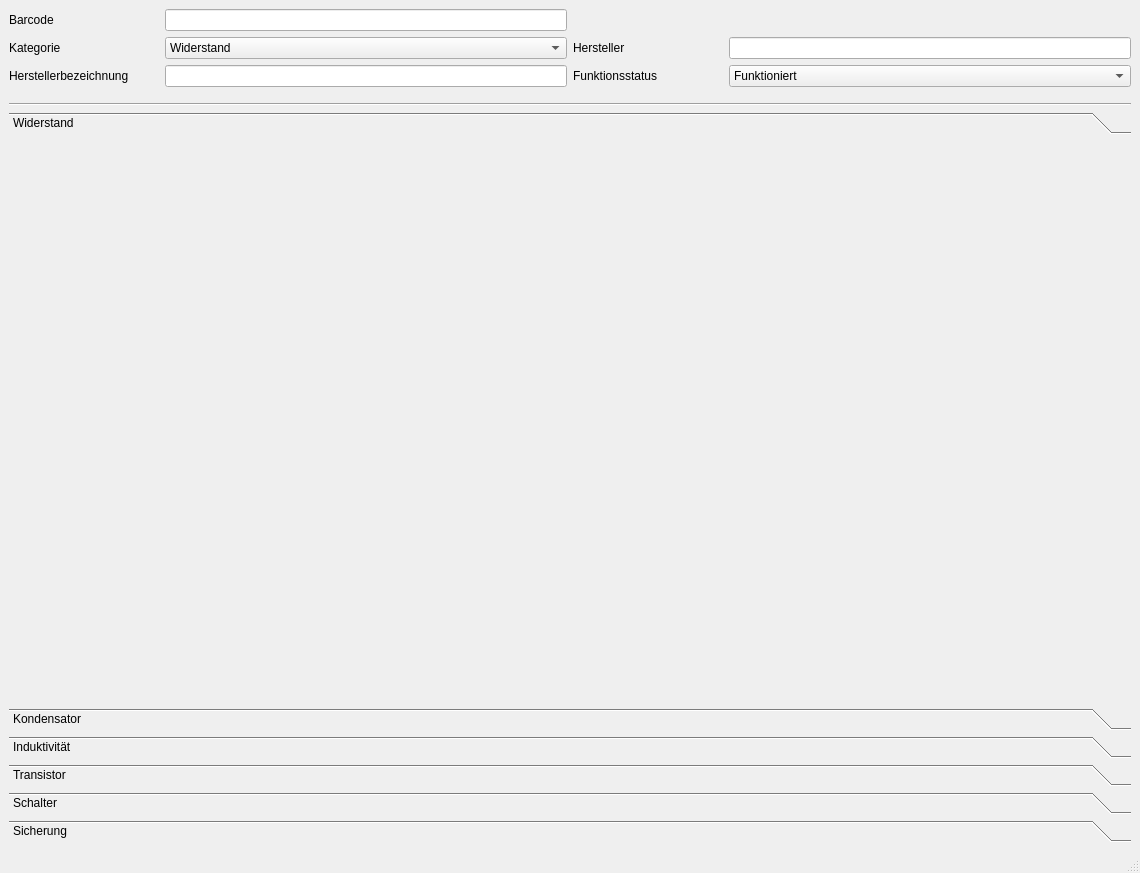
<?xml version="1.0" encoding="UTF-8"?>
<ui version="4.0">
 <class>MainWindow</class>
 <widget class="QMainWindow" name="MainWindow">
  <property name="geometry">
   <rect>
    <x>0</x>
    <y>0</y>
    <width>1140</width>
    <height>873</height>
   </rect>
  </property>
  <property name="windowTitle">
   <string>MainWindow</string>
  </property>
  <widget class="QWidget" name="centralwidget">
   <layout class="QGridLayout" name="gridLayout" columnstretch="0,0">
    <item row="2" column="1">
     <widget class="QToolBox" name="toolBox">
      <property name="currentIndex">
       <number>0</number>
      </property>
      <widget class="QWidget" name="resistor">
       <property name="geometry">
        <rect>
         <x>0</x>
         <y>0</y>
         <width>1116</width>
         <height>459</height>
        </rect>
       </property>
       <attribute name="label">
        <string>Widerstand</string>
       </attribute>
      </widget>
      <widget class="QWidget" name="capacitor">
       <property name="geometry">
        <rect>
         <x>0</x>
         <y>0</y>
         <width>1116</width>
         <height>459</height>
        </rect>
       </property>
       <attribute name="label">
        <string>Kondensator</string>
       </attribute>
      </widget>
      <widget class="QWidget" name="inductor">
       <property name="geometry">
        <rect>
         <x>0</x>
         <y>0</y>
         <width>1116</width>
         <height>459</height>
        </rect>
       </property>
       <attribute name="label">
        <string>Induktivität</string>
       </attribute>
      </widget>
      <widget class="QWidget" name="transistor">
       <property name="geometry">
        <rect>
         <x>0</x>
         <y>0</y>
         <width>1116</width>
         <height>459</height>
        </rect>
       </property>
       <attribute name="label">
        <string>Transistor</string>
       </attribute>
      </widget>
      <widget class="QWidget" name="switch_2">
       <property name="geometry">
        <rect>
         <x>0</x>
         <y>0</y>
         <width>1116</width>
         <height>459</height>
        </rect>
       </property>
       <attribute name="label">
        <string>Schalter</string>
       </attribute>
      </widget>
      <widget class="QWidget" name="fuse">
       <property name="geometry">
        <rect>
         <x>0</x>
         <y>0</y>
         <width>1116</width>
         <height>459</height>
        </rect>
       </property>
       <attribute name="label">
        <string>Sicherung</string>
       </attribute>
      </widget>
     </widget>
    </item>
    <item row="0" column="1">
     <layout class="QGridLayout" name="gridLayout_2">
      <property name="bottomMargin">
       <number>10</number>
      </property>
      <item row="0" column="0">
       <layout class="QFormLayout" name="formLayout_2">
        <property name="fieldGrowthPolicy">
         <enum>QFormLayout::FieldGrowthPolicy::ExpandingFieldsGrow</enum>
        </property>
        <property name="bottomMargin">
         <number>0</number>
        </property>
        <item row="0" column="0">
         <widget class="QLabel" name="label">
          <property name="sizePolicy">
           <sizepolicy hsizetype="Fixed" vsizetype="Preferred">
            <horstretch>0</horstretch>
            <verstretch>0</verstretch>
           </sizepolicy>
          </property>
          <property name="minimumSize">
           <size>
            <width>150</width>
            <height>0</height>
           </size>
          </property>
          <property name="text">
           <string>Barcode</string>
          </property>
          <property name="buddy">
           <cstring>label</cstring>
          </property>
         </widget>
        </item>
        <item row="0" column="1">
         <widget class="QLineEdit" name="barcode">
          <property name="sizePolicy">
           <sizepolicy hsizetype="MinimumExpanding" vsizetype="Fixed">
            <horstretch>0</horstretch>
            <verstretch>0</verstretch>
           </sizepolicy>
          </property>
         </widget>
        </item>
       </layout>
      </item>
      <item row="2" column="1">
       <layout class="QFormLayout" name="formLayout_6">
        <property name="fieldGrowthPolicy">
         <enum>QFormLayout::FieldGrowthPolicy::ExpandingFieldsGrow</enum>
        </property>
        <property name="bottomMargin">
         <number>0</number>
        </property>
        <item row="0" column="1">
         <widget class="QComboBox" name="status">
          <property name="sizePolicy">
           <sizepolicy hsizetype="MinimumExpanding" vsizetype="Fixed">
            <horstretch>0</horstretch>
            <verstretch>0</verstretch>
           </sizepolicy>
          </property>
          <item>
           <property name="text">
            <string comment="FUNC">Funktioniert</string>
           </property>
          </item>
          <item>
           <property name="text">
            <string comment="NOCALB">Unkalibriert</string>
           </property>
          </item>
          <item>
           <property name="text">
            <string comment="OK">Kalibriert</string>
           </property>
          </item>
          <item>
           <property name="text">
            <string comment="UNKWN">Unbekannt</string>
           </property>
          </item>
          <item>
           <property name="text">
            <string comment="DEF">Defekt</string>
           </property>
          </item>
          <item>
           <property name="text">
            <string comment="ARCHIVE">Archiviert</string>
           </property>
          </item>
         </widget>
        </item>
        <item row="0" column="0">
         <widget class="QLabel" name="label_5">
          <property name="sizePolicy">
           <sizepolicy hsizetype="Fixed" vsizetype="Preferred">
            <horstretch>0</horstretch>
            <verstretch>0</verstretch>
           </sizepolicy>
          </property>
          <property name="minimumSize">
           <size>
            <width>150</width>
            <height>0</height>
           </size>
          </property>
          <property name="text">
           <string>Funktionsstatus</string>
          </property>
         </widget>
        </item>
       </layout>
      </item>
      <item row="2" column="0">
       <layout class="QFormLayout" name="formLayout_5">
        <property name="fieldGrowthPolicy">
         <enum>QFormLayout::FieldGrowthPolicy::ExpandingFieldsGrow</enum>
        </property>
        <property name="bottomMargin">
         <number>0</number>
        </property>
        <item row="0" column="0">
         <widget class="QLabel" name="label_4">
          <property name="sizePolicy">
           <sizepolicy hsizetype="Fixed" vsizetype="Preferred">
            <horstretch>0</horstretch>
            <verstretch>0</verstretch>
           </sizepolicy>
          </property>
          <property name="minimumSize">
           <size>
            <width>150</width>
            <height>0</height>
           </size>
          </property>
          <property name="text">
           <string>&lt;html&gt;&lt;head/&gt;&lt;body&gt;&lt;p&gt;Herstellerbezeichnung&lt;/p&gt;&lt;/body&gt;&lt;/html&gt;</string>
          </property>
         </widget>
        </item>
        <item row="0" column="1">
         <widget class="QLineEdit" name="orig_name">
          <property name="sizePolicy">
           <sizepolicy hsizetype="MinimumExpanding" vsizetype="Minimum">
            <horstretch>0</horstretch>
            <verstretch>0</verstretch>
           </sizepolicy>
          </property>
         </widget>
        </item>
       </layout>
      </item>
      <item row="1" column="0">
       <layout class="QFormLayout" name="formLayout_3">
        <property name="fieldGrowthPolicy">
         <enum>QFormLayout::FieldGrowthPolicy::ExpandingFieldsGrow</enum>
        </property>
        <property name="bottomMargin">
         <number>0</number>
        </property>
        <item row="0" column="0">
         <widget class="QLabel" name="label_2">
          <property name="sizePolicy">
           <sizepolicy hsizetype="Fixed" vsizetype="Preferred">
            <horstretch>0</horstretch>
            <verstretch>0</verstretch>
           </sizepolicy>
          </property>
          <property name="minimumSize">
           <size>
            <width>150</width>
            <height>0</height>
           </size>
          </property>
          <property name="text">
           <string>Kategorie</string>
          </property>
         </widget>
        </item>
        <item row="0" column="1">
         <widget class="QComboBox" name="type">
          <property name="sizePolicy">
           <sizepolicy hsizetype="MinimumExpanding" vsizetype="Fixed">
            <horstretch>0</horstretch>
            <verstretch>0</verstretch>
           </sizepolicy>
          </property>
          <item>
           <property name="text">
            <string>Widerstand</string>
           </property>
          </item>
          <item>
           <property name="text">
            <string>Kondensator</string>
           </property>
          </item>
          <item>
           <property name="text">
            <string>Induktivität</string>
           </property>
          </item>
          <item>
           <property name="text">
            <string>Transistor</string>
           </property>
          </item>
          <item>
           <property name="text">
            <string>Schalter</string>
           </property>
          </item>
          <item>
           <property name="text">
            <string>Sicherung</string>
           </property>
          </item>
         </widget>
        </item>
       </layout>
      </item>
      <item row="1" column="1">
       <layout class="QFormLayout" name="formLayout_4">
        <property name="fieldGrowthPolicy">
         <enum>QFormLayout::FieldGrowthPolicy::ExpandingFieldsGrow</enum>
        </property>
        <property name="bottomMargin">
         <number>0</number>
        </property>
        <item row="0" column="0">
         <widget class="QLabel" name="label_3">
          <property name="sizePolicy">
           <sizepolicy hsizetype="Fixed" vsizetype="Preferred">
            <horstretch>0</horstretch>
            <verstretch>0</verstretch>
           </sizepolicy>
          </property>
          <property name="minimumSize">
           <size>
            <width>150</width>
            <height>0</height>
           </size>
          </property>
          <property name="text">
           <string>Hersteller</string>
          </property>
         </widget>
        </item>
        <item row="0" column="1">
         <widget class="QLineEdit" name="manufacturer">
          <property name="sizePolicy">
           <sizepolicy hsizetype="MinimumExpanding" vsizetype="Fixed">
            <horstretch>0</horstretch>
            <verstretch>0</verstretch>
           </sizepolicy>
          </property>
         </widget>
        </item>
       </layout>
      </item>
     </layout>
    </item>
    <item row="1" column="1">
     <widget class="Line" name="line_2">
      <property name="orientation">
       <enum>Qt::Orientation::Horizontal</enum>
      </property>
     </widget>
    </item>
   </layout>
  </widget>
  <widget class="QMenuBar" name="menubar">
   <property name="geometry">
    <rect>
     <x>0</x>
     <y>0</y>
     <width>1140</width>
     <height>24</height>
    </rect>
   </property>
  </widget>
  <widget class="QStatusBar" name="statusbar"/>
 </widget>
 <tabstops>
  <tabstop>barcode</tabstop>
  <tabstop>type</tabstop>
  <tabstop>manufacturer</tabstop>
  <tabstop>orig_name</tabstop>
  <tabstop>status</tabstop>
 </tabstops>
 <resources/>
 <connections/>
</ui>
